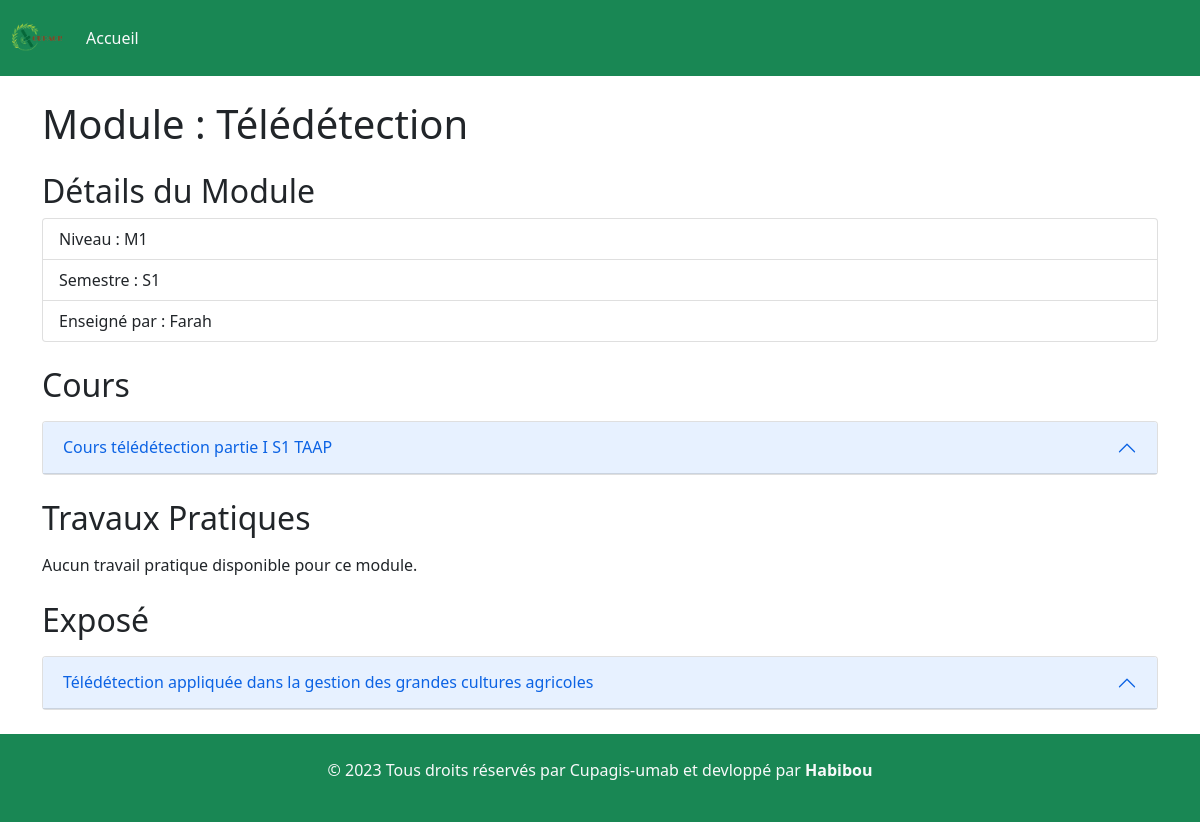
Page /module/3-Télédétection/ on the committed database.
### cupagis/models.py (models this page shows, shortened)
class Module(models.Model):
    niveau_LISTE= (
        ('M1','Master1'),
        ('M2','Master2'),
    )
    semestre_LISTE= (
        ('S1','semestre1'),
        ('S2','semestre2'),
    )
    nom_Module = models.CharField(max_length=255,verbose_name='nom de module')
    img = models.FileField(upload_to='module_images/')
    niveau = models.CharField(max_length=2,choices=niveau_LISTE)
    semestre = models.CharField(max_length=2,choices=semestre_LISTE)
    prof = models.ForeignKey(User, on_delete=models.CASCADE,related_name='module')
    date_Creation = models.DateTimeField(verbose_name='date joined', auto_now_add=True)

class Cour(models.Model):
    module = models.ForeignKey(Module,verbose_name='nom de module', on_delete=models.SET)
    titre_Cour = models.CharField(max_length=255,verbose_name='titre cour')
    fichier_Cour = models.FileField(upload_to='cour_files/')  # Vous pouvez utiliser FileField pour les fichiers
    date_Creation = models.DateTimeField(verbose_name='date joined', auto_now_add=True)

class Expose(models.Model):
    module = models.ForeignKey(Module,verbose_name='nom de module', on_delete=models.SET)
    sujet = models.TextField(verbose_name='sujet expose')
    date_fin = models.DateTimeField(null=True)  # Vous pouvez utiliser FileField pour les fichiers
    date_Creation = models.DateTimeField(verbose_name='date joined', auto_now_add=True)

### cupagis/views.py (the view)
# urls.py: path('module/<int:module_id>-<str:nom_module>/', views.module_detail, name='module_detail'),
def module_detail(request, module_id, nom_module):
    module_identifier = f"{module_id}-{nom_module}"
    module = get_object_or_404(Module, pk=module_id)
    courses = Cour.objects.filter(module=module)
    tps = TP.objects.filter(module=module)
    exposes = Expose.objects.filter(module=module)
    context = {
        'title':module_identifier,
        'module': module,
        'courses': courses,
        'tps': tps,
        'exposes':exposes,
        'module_identifier': module_identifier,  # Pass the identifier if needed
    }
    return render(request, 'modules/detail_module.html', context)

### templates/modules/detail_module.html (shortened to what this page needs)
{% extends "../Cupagis_system/layout.html" %}
{% block content %}
{% load static %}
  <header>
    <nav class="navbar navbar-expand-lg navbar-light bg-success">
      <div class="container-fluid">
        <a class="navbar-brand" href="{% url 'liste_modules' %}">
          <img src="{% static 'logo-cupagis.png' %}" alt="Cupagis" style="max-width:50px;">
        </a>
        <div class="collapse navbar-collapse" id="navbarSupportedContent">
          <ul class="navbar-nav me-auto mb-2 mb-lg-0">
            <li class="nav-item">
              <a class="nav-link text-light" aria-current="page" href="{% url 'liste_modules' %}">Accueil</a>
            </li>
          </ul>
        </div>
      </div>
    </nav>
  </header>
    <div class="container">
        <h1 class="mt-4">Module : {{ module.nom_Module }}</h1>
        <h2 class="mt-4">Détails du Module</h2>
        <ul class="list-group">
            <li class="list-group-item">Niveau : {{ module.niveau }}</li>
            <li class="list-group-item">Semestre : {{ module.semestre }}</li>
            <li class="list-group-item">Enseigné par : {{ module.prof }}</li>
        </ul>
        <h2 class="mt-4">Cours</h2>
        {% if courses %}
        <div class="accordion mt-3" id="courseAccordion">
            {% for course in courses %}
                <div class="accordion-item">
                    <h2 class="accordion-header" id="heading{{ course.id }}">
                        <button class="accordion-button" type="button" data-bs-toggle="collapse" data-bs-target="#collapseCourse{{ course.id }}" aria-expanded="false" aria-controls="collapseCourse{{ course.id }}">
                            {{ course.titre_Cour }}
                        </button>
                    </h2>
                </div>
            {% endfor %}
        </div>
        {% else %}
        <p class="mt-3">Aucun cours disponible pour ce module.</p>
        {% endif %}
        <h2 class="mt-4">Travaux Pratiques</h2>
        {% if tps %}
        <div class="accordion mt-3" id="tpAccordion">
            {% for tp in tps %}
                <div class="accordion-item">
                    <h2 class="accordion-header" id="heading{{ tp.id }}">
                        <button class="accordion-button" type="button" data-bs-toggle="collapse" data-bs-target="#collapseTP{{ tp.id }}" aria-expanded="false" aria-controls="collapseTP{{ tp.id }}">
                            {{ tp.titre_TP }}
                        </button>
                    </h2>
                    <div id="collapseTP{{ tp.id }}" class="accordion-collapse collapse" aria-labelledby="heading{{ tp.id }}" data-bs-parent="#tpAccordion">
                        <div class="accordion-body">
                            <p><strong>Date de publication :</strong> {{ tp.date_Creation }}</p>
                            <a href="{{ tp.fichier_TP.url }}" target="_blank" class="btn btn-primary">Télécharger</a>
                        </div>
                    </div>
                </div>
            {% endfor %}
        </div>
        {% else %}
            <p class="mt-3">Aucun travail pratique disponible pour ce module.</p>
        {% endif %}
        <h2 class="mt-4">Exposé</h2>
        {% if exposes %}
        <div class="accordion mt-3" id="exposéAccordion">
            {% for expose in exposes %}
                <div class="accordion-item">
                    <h2 class="accordion-header" id="heading{{ expose.id }}">
                        <button class="accordion-button" type="button" data-bs-toggle="collapse" data-bs-target="#collapseTP{{ tp.id }}" aria-expanded="false" aria-controls="collapseTP{{ tp.id }}">
                            {{ expose.sujet }}
                        </button>
                    </h2>
                </div>
            {% endfor %}
        </div>
        {% else %}
            <p class="mt-3">Il n'y a aucun exposé disponible pour ce module.</p>
        {% endif %}
    </div>
<br>
    <div id="footer" class="bg-success text-light p-4">
        <div class="container">
            <div class="row">
                <div class="col-md-12">
                    <p class="text-center">&copy; 2023 Tous droits réservés par Cupagis-umab et devloppé par <a href="https://www.instagram.com/ma_habibou/" target="_blank" class="text-light" style="text-decoration: none; font-weight: bold;">Habibou</a></p>
                </div>
            </div>
        </div>
    </div>
{% endblock %}

### rows in the picture
Module: nom_Module "Télédétection", niveau "M1", semestre "S1", prof "Farah"
Cour: titre_Cour "Cours télédétection partie I S1 TAAP"
Expose: sujet "Télédétection appliquée dans la gestion des grandes cultures agricoles"
